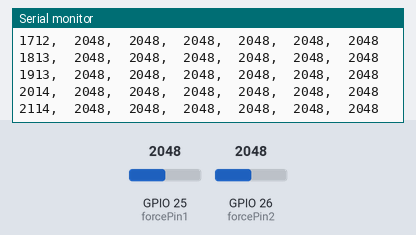
The sketch below on a simulated ESP32. On the bench: the last lines printed to the serial monitor. The inputs (shaded band) are chosen by the test bench; at power-on: GPIO 25 (forcePin1) = 2048, GPIO 26 (forcePin2) = 2048.

Above: at 2.2 s.
2.3 s: GPIO 25 (forcePin1) set to 2866
At 2.32 s:
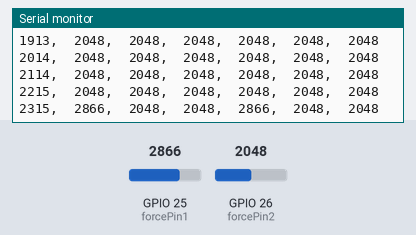
3.8 s: GPIO 26 (forcePin2) set to 2866
At 3.83 s:
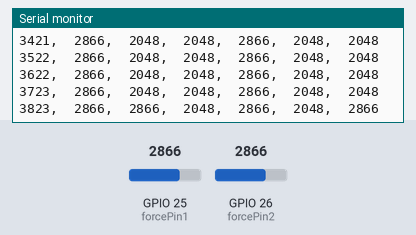
5.3 s: GPIO 25 (forcePin1) set to 3603
At 5.34 s:
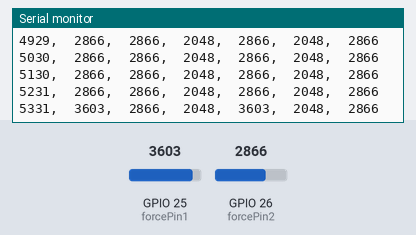
6.8 s: GPIO 26 (forcePin2) set to 3603
At 6.84 s:
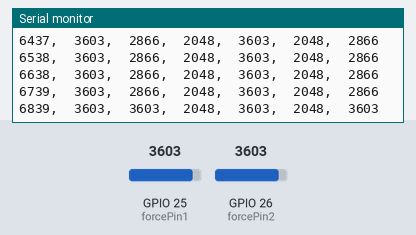
Timing chart, 0 to 9.3 s (numbered marks = the images above; inputs shaded):
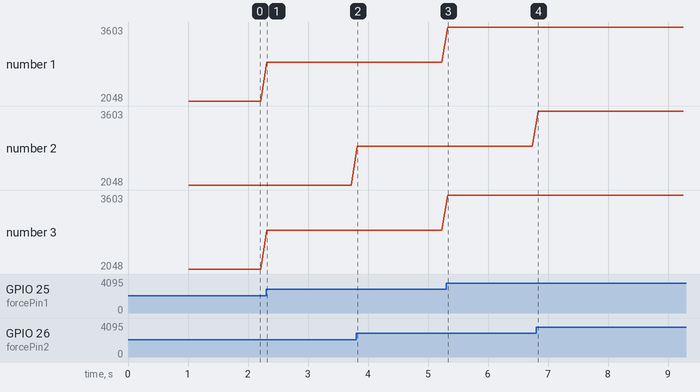

The sketch:

sketch_may16a.ino
```cpp
// Force Sensor Calibration Sketch
// Reads analog values from force sensors and outputs to Serial

// Define force sensor pins (using same pins as in your main code)
const int forcePin1 = 25;   // Force sensor 1
const int forcePin2 = 26;   // Force sensor 2

// Variables to track min/max values for calibration
int minForce1 = 4095;
int maxForce1 = 0;
int minForce2 = 4095;
int maxForce2 = 0;

void setup() {
  // Initialize serial communication
  Serial.begin(115200);
  while (!Serial) {
    ; // Wait for serial port to connect
  }

  Serial.println("Force Sensor Calibration");
  Serial.println("------------------------");
  Serial.println("Apply different pressures to calibrate your sensors");
  Serial.println("Format: Time(ms), Force1, Force2, Min1, Max1, Min2, Max2");

  // Set pin modes
  pinMode(forcePin1, INPUT);
  pinMode(forcePin2, INPUT);

  // Wait a moment to let things stabilize
  delay(1000);
}

void loop() {
  // Read the force sensor values
  int force1 = analogRead(forcePin1);
  int force2 = analogRead(forcePin2);

  // Update min/max values
  if (force1 < minForce1 && force1 > 0) minForce1 = force1;
  if (force1 > maxForce1) maxForce1 = force1;
  if (force2 < minForce2 && force2 > 0) minForce2 = force2;
  if (force2 > maxForce2) maxForce2 = force2;

  // Print the values
  Serial.print(millis());
  Serial.print(",\t");
  Serial.print(force1);
  Serial.print(",\t");
  Serial.print(force2);
  Serial.print(",\t");
  Serial.print(minForce1);
  Serial.print(",\t");
  Serial.print(maxForce1);
  Serial.print(",\t");
  Serial.print(minForce2);
  Serial.print(",\t");
  Serial.println(maxForce2);

  // Short delay between readings
  delay(100);
}
```

Measured:
- after the input at 2.3 s, the serial monitor: prints a new line at once (image 1)
- after the input at 3.8 s, the serial monitor: prints a new line at once (image 2)
- after the input at 5.3 s, the serial monitor: prints a new line at once (image 3)
- after the input at 6.8 s, the serial monitor: prints a new line at once (image 4)
- plotted number 1: 2048 → 2866 after the input at 2.3 s, 2866 → 3603 after the input at 5.3 s
- plotted number 3: 2048 → 2866 after the input at 2.3 s, 2866 → 3603 after the input at 5.3 s
